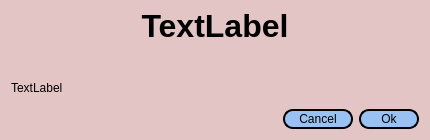
<?xml version="1.0" encoding="UTF-8"?>
<ui version="4.0">
 <class>messages_dialog</class>
 <widget class="QDialog" name="messages_dialog">
  <property name="enabled">
   <bool>true</bool>
  </property>
  <property name="geometry">
   <rect>
    <x>0</x>
    <y>0</y>
    <width>430</width>
    <height>140</height>
   </rect>
  </property>
  <property name="sizePolicy">
   <sizepolicy hsizetype="Preferred" vsizetype="Preferred">
    <horstretch>0</horstretch>
    <verstretch>0</verstretch>
   </sizepolicy>
  </property>
  <property name="maximumSize">
   <size>
    <width>600</width>
    <height>140</height>
   </size>
  </property>
  <property name="windowTitle">
   <string>Dialog</string>
  </property>
  <property name="styleSheet">
   <string notr="true">background-color: rgb(228, 197, 197);</string>
  </property>
  <layout class="QGridLayout" name="gridLayout">
   <item row="1" column="0" rowspan="2">
    <widget class="QLabel" name="col10Label">
     <property name="text">
      <string>TextLabel</string>
     </property>
    </widget>
   </item>
   <item row="2" column="1">
    <widget class="QPushButton" name="cancelBtn">
     <property name="maximumSize">
      <size>
       <width>70</width>
       <height>20</height>
      </size>
     </property>
     <property name="styleSheet">
      <string notr="true">QPushButton{
	color: rgb(0, 0, 0);
	background-color: rgb(153, 193, 241);
	border-radius: 10px;
	border-style: outset;
	border-width: 2px;
}
QPushButton:hover {
	background-color: rgb(26, 95, 180);
}
QPushButton:pressed {
	background-color: rgb(220, 138, 221);
}</string>
     </property>
     <property name="text">
      <string>Cancel</string>
     </property>
    </widget>
   </item>
   <item row="2" column="2">
    <widget class="QPushButton" name="okBtn">
     <property name="maximumSize">
      <size>
       <width>60</width>
       <height>20</height>
      </size>
     </property>
     <property name="styleSheet">
      <string notr="true">QPushButton{
	color: rgb(0, 0, 0);
	background-color: rgb(153, 193, 241);
	border-radius: 10px;
	border-style: outset;
	border-width: 2px;
}
QPushButton:hover {
	background-color: rgb(26, 95, 180);
}
QPushButton:pressed {
	background-color: rgb(220, 138, 221);
}</string>
     </property>
     <property name="text">
      <string>Ok</string>
     </property>
    </widget>
   </item>
   <item row="0" column="0" colspan="3">
    <widget class="QLabel" name="msgTitle">
     <property name="maximumSize">
      <size>
       <width>16777215</width>
       <height>30</height>
      </size>
     </property>
     <property name="font">
      <font>
       <pointsize>24</pointsize>
       <bold>true</bold>
      </font>
     </property>
     <property name="text">
      <string>TextLabel</string>
     </property>
     <property name="alignment">
      <set>Qt::AlignCenter</set>
     </property>
    </widget>
   </item>
  </layout>
 </widget>
 <resources/>
 <connections>
  <connection>
   <sender>cancelBtn</sender>
   <signal>clicked()</signal>
   <receiver>messages_dialog</receiver>
   <slot>close()</slot>
   <hints>
    <hint type="sourcelabel">
     <x>301</x>
     <y>114</y>
    </hint>
    <hint type="destinationlabel">
     <x>304</x>
     <y>90</y>
    </hint>
   </hints>
  </connection>
 </connections>
</ui>
